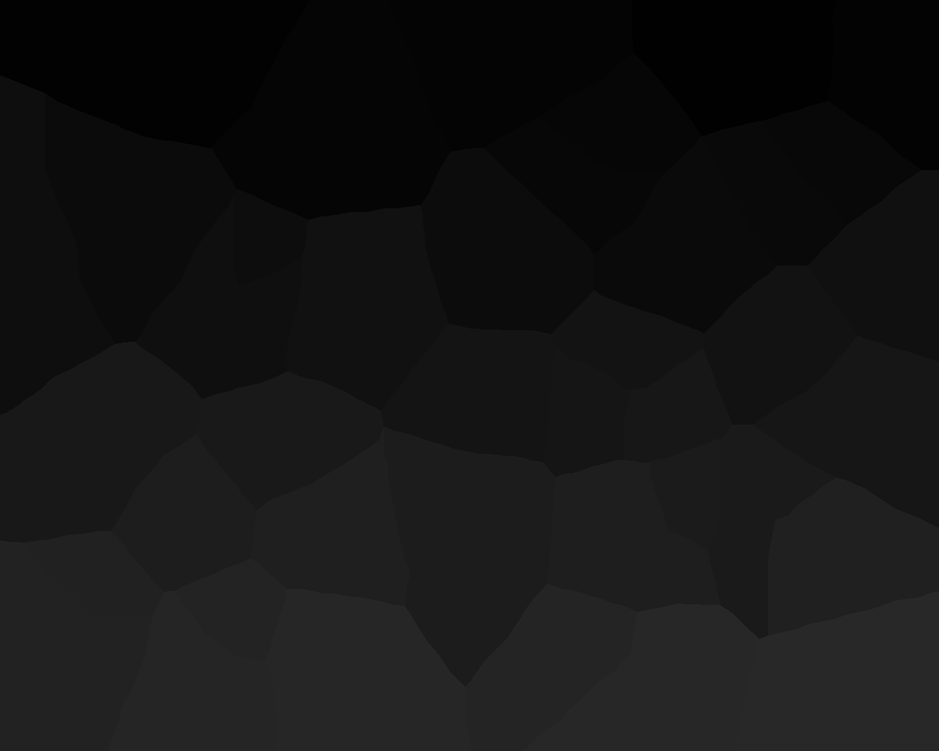
#> input picture PracticasTDI/P7/pueba3d.png, 939 x 751 px, shrunk from 1280 x 1024 before the run
$ python surface_plot.py
#> lines starting #> are read from the running program, lines starting #| are printed output that depends on the picture
# -*- coding: utf-8 -*-
"""
Created on Tue Jul 14 13:54:10 2020
https://gist.github.com/CMCDragonkai/dd420c0800cba33142505eff5a7d2589

"""

import numpy as np
import matplotlib.pyplot as plt
from mpl_toolkits.mplot3d import Axes3D
import cv2

def surface_plot (matrix, **kwargs):
    # acquire the cartesian coordinate matrices from the matrix
    # x is cols, y is rows
    (x, y) = np.meshgrid(np.arange(matrix.shape[1]), np.arange(matrix.shape[0]))
    fig = plt.figure()
    ax = fig.add_subplot(111, projection='3d')
    surf = ax.plot_surface(x, y, matrix, **kwargs)
    return (fig, ax, surf)

if __name__ == "__main__":

    img = cv2.imread('pueba3d.png',0)
#> img is the input picture: shape (751, 939); min 0, max 41, mean 20.1
    (fig2, ax2, surf) = surface_plot(img, cmap=plt.cm.coolwarm)
#> in surface_plot, `surf = ax.plot_surface(x, y, matrix, **kwargs)`:
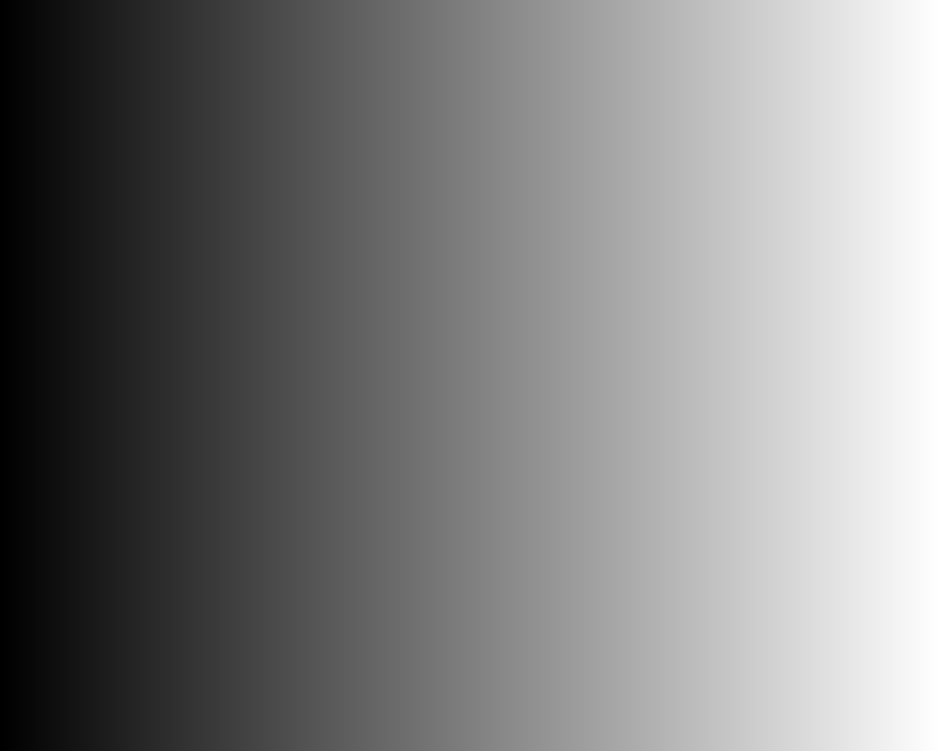
#> x: shape (751, 939) int64; min 0, max 938, mean 469; drawn with min black and max white

    fig2.colorbar(surf)

    ax2.set_xlabel('X (cols)')
    ax2.set_ylabel('Y (rows)')
    ax2.set_zlabel('Z (values)')

    plt.show()
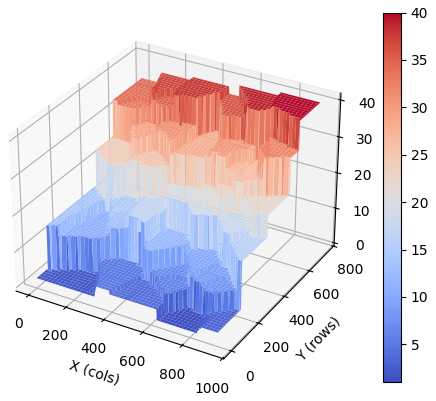
#> figure drawn by matplotlib, 2 panels

$ run again, with PracticasTDI/P7/cellslimpia.png copied over PracticasTDI/P7/pueba3d.png
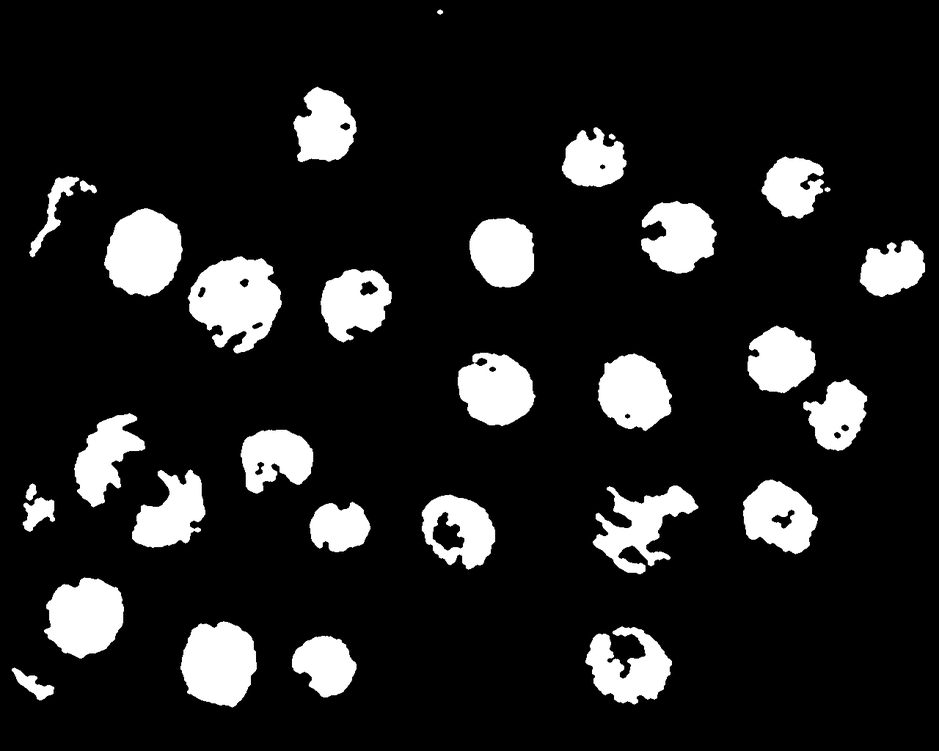
#> input picture PracticasTDI/P7/cellslimpia.png, 939 x 751 px, shrunk from 1280 x 1024 before the run
#> img is the input picture: shape (751, 939); min 0, max 255, mean 32.5
#> `plt.show()`:
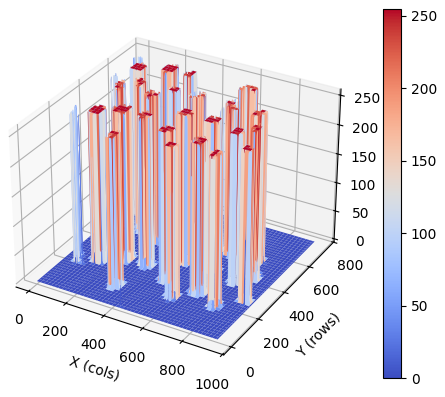
#> figure drawn by matplotlib, 2 panels

$ run again, with PracticasTDI/P7/gradient.png copied over PracticasTDI/P7/pueba3d.png
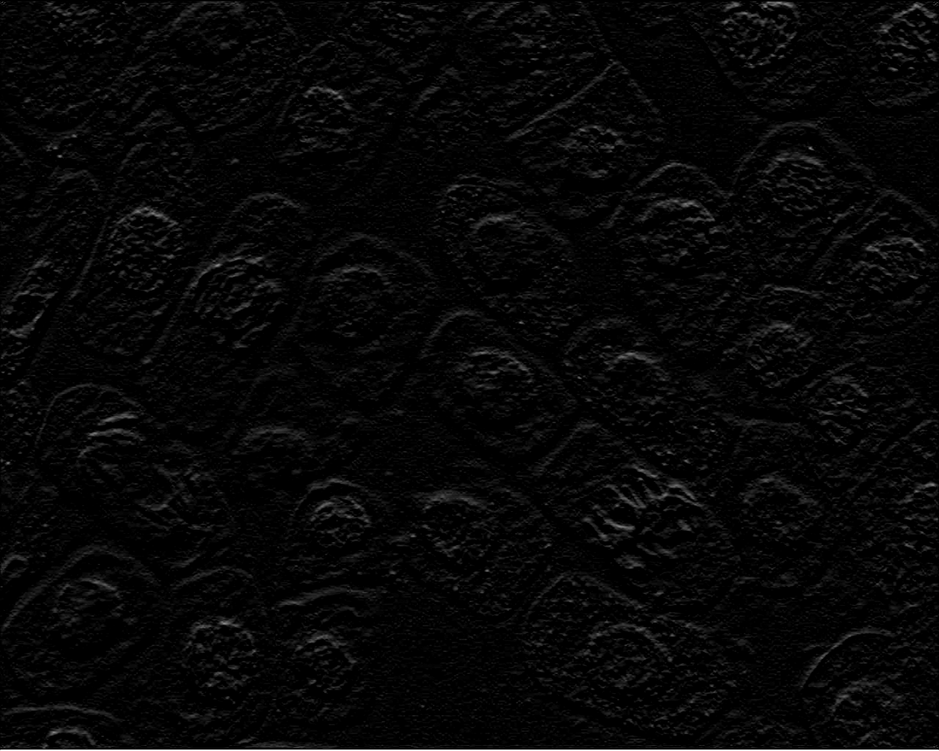
#> input picture PracticasTDI/P7/gradient.png, 939 x 751 px, shrunk from 1280 x 1024 before the run
#> img is the input picture: shape (751, 939); min 0, max 255, mean 7.2
#> `plt.show()`:
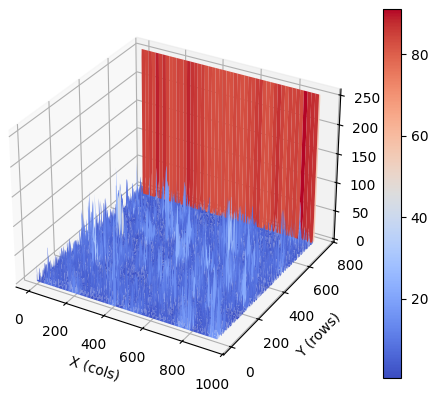
#> figure drawn by matplotlib, 2 panels
